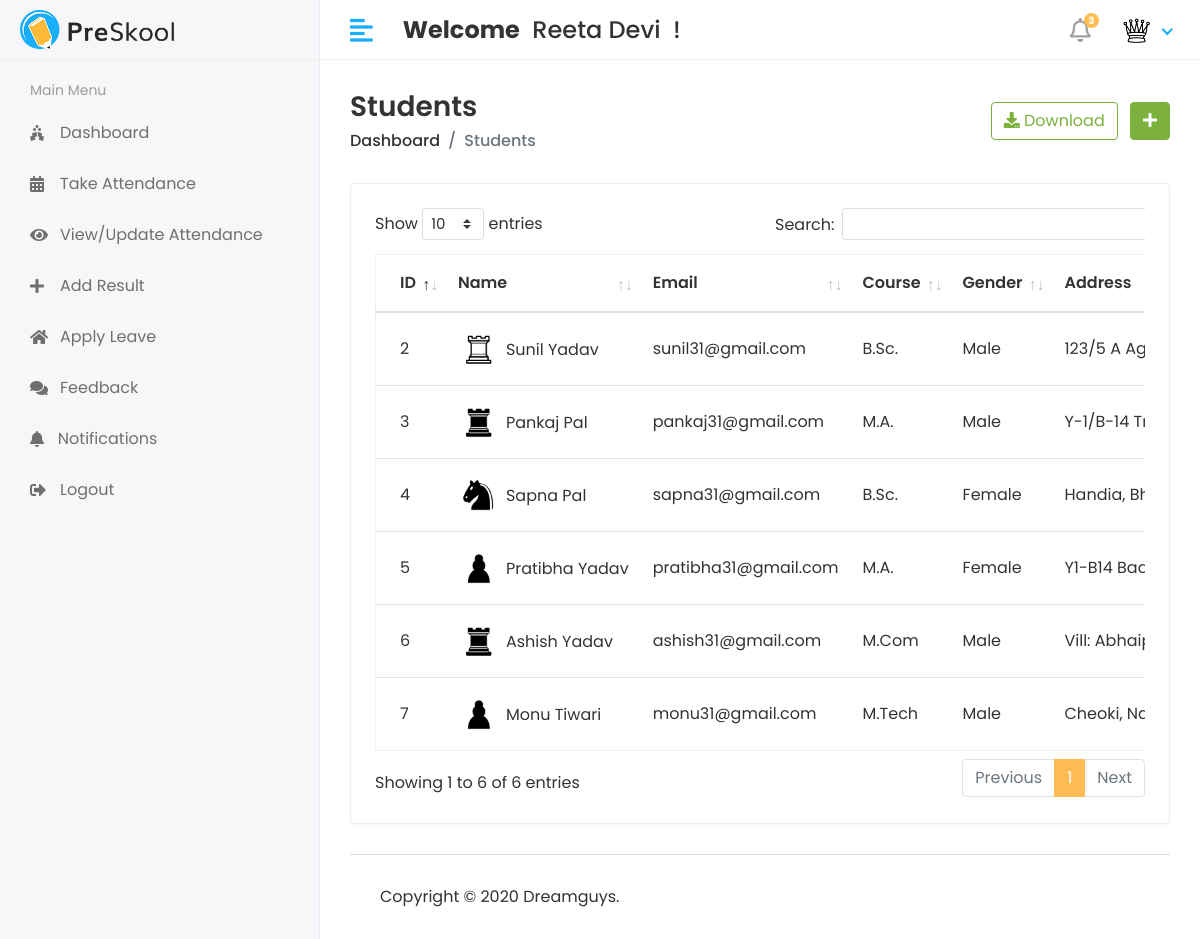
Page /Hod/Student/view (signed in) on the committed database.
### myApp/models.py (models this page shows, shortened)
class CustomUser(AbstractUser):
  USER = (
    (1, 'HOD'),
    (2, 'STAFF'),
    (3, 'STUDENT'),
  )
  user_type = models.CharField(choices=USER, max_length=50, default=1)
  profile_Pic = models.ImageField(upload_to='media/profilePic')

class Student(models.Model):
  objects = None
  admin = models.OneToOneField(CustomUser, on_delete=models.CASCADE)
  address = models.TextField()
  gender = models.CharField(max_length=100)
  course_id = models.ForeignKey(Course, on_delete=models.DO_NOTHING)
  session_year_id = models.ForeignKey(SessionYear, on_delete=models.DO_NOTHING)
  create_date = models.DateTimeField(auto_now_add=True)
  update_date = models.DateTimeField(auto_now=True)

class Course(models.Model):
  objects = None
  course_name = models.CharField(max_length=100)
  create_date = models.DateTimeField(auto_now_add=True)
  update_date = models.DateTimeField(auto_now=True)

### StudentManagementProject/Hod_Views.py (the view)
@login_required(login_url='/')
def view_student(request):
  student = Student.objects.all()
  return render(request, 'Hod/view_student.html', {"students": student})

### templates/Hod/view_student.html (shortened to what this page needs)
{% extends 'base.html' %}
{% block content %}
{% load static %}
<div class="page-header">
  <div class="row align-items-center">
    <div class="col">
      <h3 class="page-title">Students</h3>
      <ul class="breadcrumb">
        <li class="breadcrumb-item"><a href="{% url 'hod_home' %}">Dashboard</a></li>
        <li class="breadcrumb-item active">Students</li>
      </ul>
    </div>
    <div class="col-auto text-right float-right ml-auto">
      <a href="#" class="btn btn-outline-success mr-2"><i class="fas fa-download"></i> Download</a>
      <a href="{% url 'add_student' %}" class="btn btn-success"><i class="fas fa-plus"></i></a>
    </div>
  </div>
</div>
<div class="row">
  <div class="col-sm-12">
    <div class="card card-table">
      <div class="card-body">
        <div class="table-responsive">
          <table id="table_id" class="table table-hover table-center mb-0">
            <thead>
            <tr>
              <th>ID</th>
              <th>Name</th>
              <th>Email</th>
              <th>Course</th>
              <th>Gender</th>
              <th>Address</th>
            </tr>
            </thead>
            <tbody>
            {% for i in students %}
            <tr>
              <td>{{i.id}}</td>
              <td>
                <h2 class="table-avatar">
                  {% if i.admin.profile_Pic == "" %}
                  <a href="#" class="avatar avatar-sm mr-2"><img
                      class="avatar-img rounded-circle"
                      src="{% static 'assets/img/no-img.jpg' %}"></a>
                  {% else %}
                  <a href="#" class="avatar avatar-sm mr-2"><img
                      class="avatar-img rounded-circle" src="/{{i.admin.profile_Pic}}"></a>
                  <a href="#">{{i.admin.first_name}}&nbsp;{{i.admin.last_name}}</a>
                  {% endif %}
                </h2>
              </td>
              <td>{{i.admin.email}}</td>
              <td>{{i.course_id.course_name}}</td>
              <td>{{i.gender}}</td>
              <td>{{i.address}}</td>
            </tr>
            {% endfor %}
            </tbody>
          </table>
        </div>
      </div>
    </div>
  </div>
</div>
{% endblock %}

### templates/includes/header.html (shortened to what this page needs)
{% load static %}
<div class="header">
  <div class="header-left">
    <a href="#" class="logo">
      <img src="{% static 'assets/img/logo.png' %}" alt="Logo">
    </a>
  </div>
  <a href="javascript:void(0);" id="toggle_btn">
    <i class="fas fa-align-left"></i>
  </a>
  <div class="top-nav-search mt-3">
    <h4><strong>Welcome</strong>&nbsp; <span>{{ user.first_name }} {{ user.last_name}}</span>&nbsp; !</h4>
  </div>
  <ul class="nav user-menu">
    <li class="nav-item dropdown noti-dropdown">
      <a href="#" class="dropdown-toggle nav-link" data-toggle="dropdown">
        <i class="far fa-bell"></i><span class="badge badge-pill">3</span>
      </a>
    </li>
    <li class="nav-item dropdown has-arrow">
      <a href="#" class="dropdown-toggle nav-link" data-toggle="dropdown">
        {% if user.profile_Pic == "" %}
        <span class="user-img"><img class="rounded-circle" src="{% static 'assets/img/no-img.jpg' %}" width="31" alt="{{user.first_name}}'s Pic"></span>
        {% else %}
        <span class="user-img"><img class="rounded-circle" src="/{{user.profile_Pic}}" width="31" alt="{{user.first_name}}'s Pic"></span>
        {% endif %}
      </a>
    </li>
  </ul>
</div>

### static/assets/css/style.css (style rules this page uses)
html { height: 100%; }
body { background-color: #fff; color: #333; font-family: 'Poppins', sans-serif; font-size: 1rem; height: 100%; line-height: 1.5; overflow-x: hidden; }
h1, h2, h3, h4, h5, h6 { font-family: 'Poppins', sans-serif; margin-top: 0; }
a { color: #009ce7; }
input, button, a { transition: all 0.4s ease; -moz-transition: all 0.4s ease; -o-transition: all 0.4s ease; -ms-transition: all 0.4s ease; -webkit-transition: all 0.4s ease; }
ul, ol { padding: 0px; list-style: none; }
.table { color: #333; max-width: 100%; margin-bottom: 0; width: 100%; }
.table.dataTable { border-collapse: collapse !important; border: 1px solid rgba(0, 0, 0, 0.05); }
table.table td h2 { display: inline-block; font-size: inherit; font-weight: 400; margin: 0; padding: 0; vertical-align: middle; }
table.table td h2.table-avatar { align-items: center; display: inline-flex; font-size: inherit; font-weight: 400; margin: 0; padding: 0; vertical-align: middle; white-space: nowrap; }
table.table td h2 a { color: #333; }
.table thead tr th { font-weight: 600; }
.table tbody tr { border-bottom: 1px solid rgba(0, 0, 0, 0.05); }
.table.table-center td, .table.table-center th { vertical-align: middle; }
.card-table .card-body .table > thead > tr > th { border-top: 0; }
.card-table .card-body .table tr td:first-child, .card-table .card-body .table tr th:first-child { padding-left: 1.5rem; }
.card-table .table td, .card-table .table th { border-top: 1px solid #e2e5e8; padding: 1rem 0.75rem; white-space: nowrap; }
.btn-success { background-color: #7bb13c; border: 1px solid #7bb13c }
.btn-outline-success { color: #7bb13c; border-color: #7bb13c; }
.card { border: 1px solid #ececf5; box-shadow: 0 1px 3px 0 rgba(0, 0, 0, 0.03); margin-bottom: 1.875rem; }
.card-body { padding: 1.5rem; }
.avatar { position: relative; display: inline-block; width: 3rem; height: 3rem }
.avatar > img { width: 100%; height: 100%; -o-object-fit: cover; object-fit: cover; }
.avatar-sm { width: 2.5rem; height: 2.5rem; }
.header { background-color: #fff; border-bottom: 1px solid #f3f3f4; left: 0; position: fixed; right: 0; top: 0; z-index: 1001; height: 60px; }
.header .header-left { float: left; height: 60px; padding: 0 20px; position: relative; width: 320px; z-index: 1; transition: all 0.2s ease-in-out; background-color: #f7f7fa; border-bottom: 1px solid #efefef; border-right: 1px solid #ececf5; display: flex; align-items: center; }
.header .header-left .logo { display: inline-block; line-height: 60px; }
.header .header-left .logo img { max-height: 40px; width: auto; }
.header .dropdown-toggle:after { display: none; }
.header .has-arrow .dropdown-toggle:after { border-top: 0; border-left: 0; border-bottom: 2px solid #18aefa; border-right: 2px solid #18aefa; content: ''; height: 8px; display: inline-block; pointer-events: none; -webkit-transform-origin: 66% 66%; -ms-transform-origin: 66% 66%; transform-origin: 66% 66%; -webkit-transform: rotate(45deg); -ms-transform: rotate(45deg); transform: rotate(45deg); -webkit-transition: all 0.15s ease-in-out; transition: all 0.15s ease-in-out; width: 8px; vertical-align: 0px; }
.user-menu { float: right; margin: 0; position: relative; z-index: 99; padding-right: 15px; }
.user-menu.nav > li > a { color: #a0a0a0; font-size: 14px; line-height: 58px; padding: 0 15px; height: 60px; }
.user-img { margin-right: 3px; position: relative; }
.top-nav-search { float: left; margin-left: 15px; }
.page-header { margin-bottom: 1.875rem; }
.page-header .breadcrumb { background-color: transparent; color: #6c757d; font-size: 1rem; font-weight: 500; margin-bottom: 0; padding: 0; }
.page-header .breadcrumb a { color: #333; }
.page-title { font-size: 28px; font-weight: 600; color: #333; margin-bottom: 5px; }
.user-menu.nav > li > a .badge { background-color: #FFBC53; display: block; font-size: 10px; font-weight: bold; height: 15px; width: 15px; position: absolute; right: 7px; top: 13px; color: #fff; padding: 3px; }
.user-menu.nav > li > a > i { font-size: 1.5rem; line-height: 60px; }
@media (min-width: 992px) { #toggle_btn { align-items: center; color: #18aefa; display: inline-flex; float: left; font-size: 26px; height: 60px; justify-content: center; margin-left: 15px; padding: 0 15px; } }

### rows in the picture
CustomUser: first_name "Reeta", last_name "Devi", profile_Pic (picture)
Student: id "2", admin.profile_Pic (picture), admin.first_name "Sunil", admin.last_name "Yadav", admin.email "sunil31@gmail.com", course_id.course_name "B.Sc.", gender "Male", address "123/5 A…"
Student: id "3", admin.profile_Pic (picture), admin.first_name "Pankaj", admin.last_name "Pal", admin.email "pankaj31@gmail.com", course_id.course_name "M.A.", gender "Male", address "Y-1/B-14…"
Student: id "4", admin.profile_Pic (picture), admin.first_name "Sapna", admin.last_name "Pal", admin.email "sapna31@gmail.com", course_id.course_name "B.Sc.", gender "Female", address "Handia,…"
Student: id "5", admin.profile_Pic (picture), admin.first_name "Pratibha", admin.last_name "Yadav", admin.email "pratibha31@gmail.com", course_id.course_name "M.A.", gender "Female", address "Y1-B14…"
Student: id "6", admin.profile_Pic (picture), admin.first_name "Ashish", admin.last_name "Yadav", admin.email "ashish31@gmail.com", course_id.course_name "M.Com", gender "Male", address "Vill:…"
Student: id "7", admin.profile_Pic (picture), admin.first_name "Monu", admin.last_name "Tiwari", admin.email "monu31@gmail.com", course_id.course_name "M.Tech", gender "Male", address "Cheoki,…"
